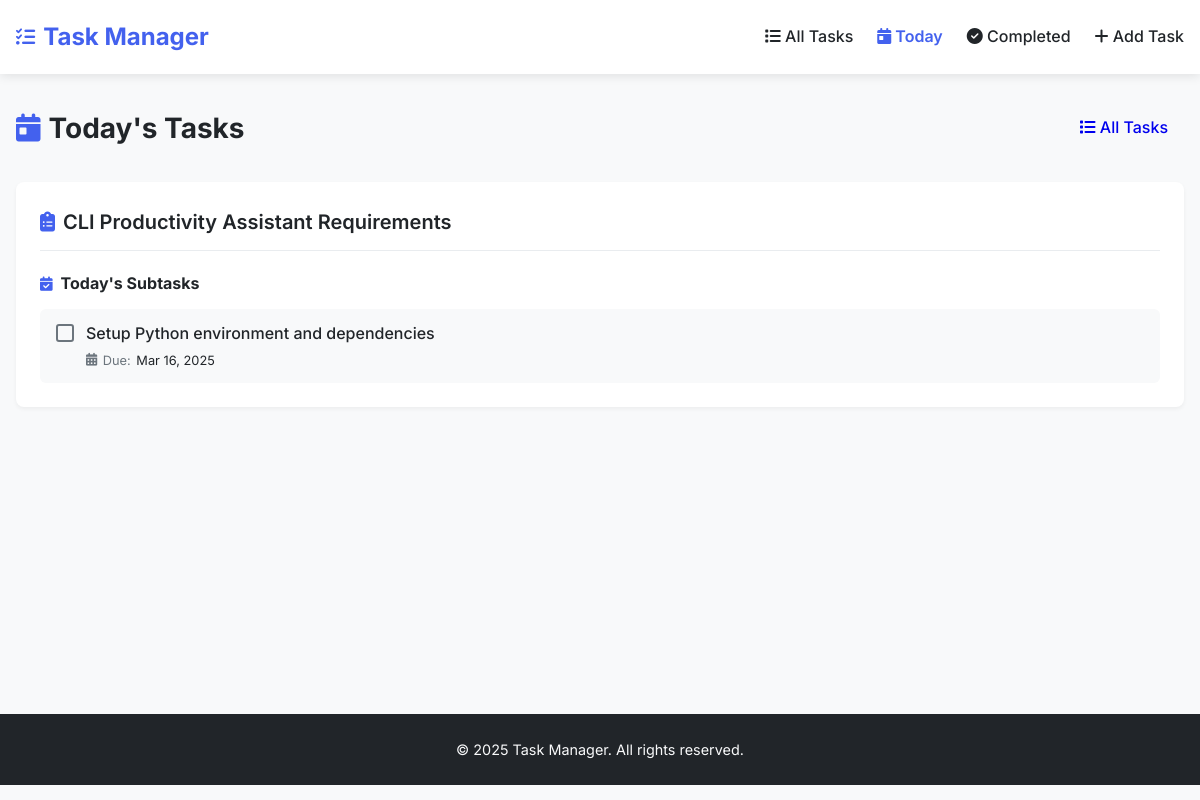
The page /today_tasks/ on the database as committed earlier.
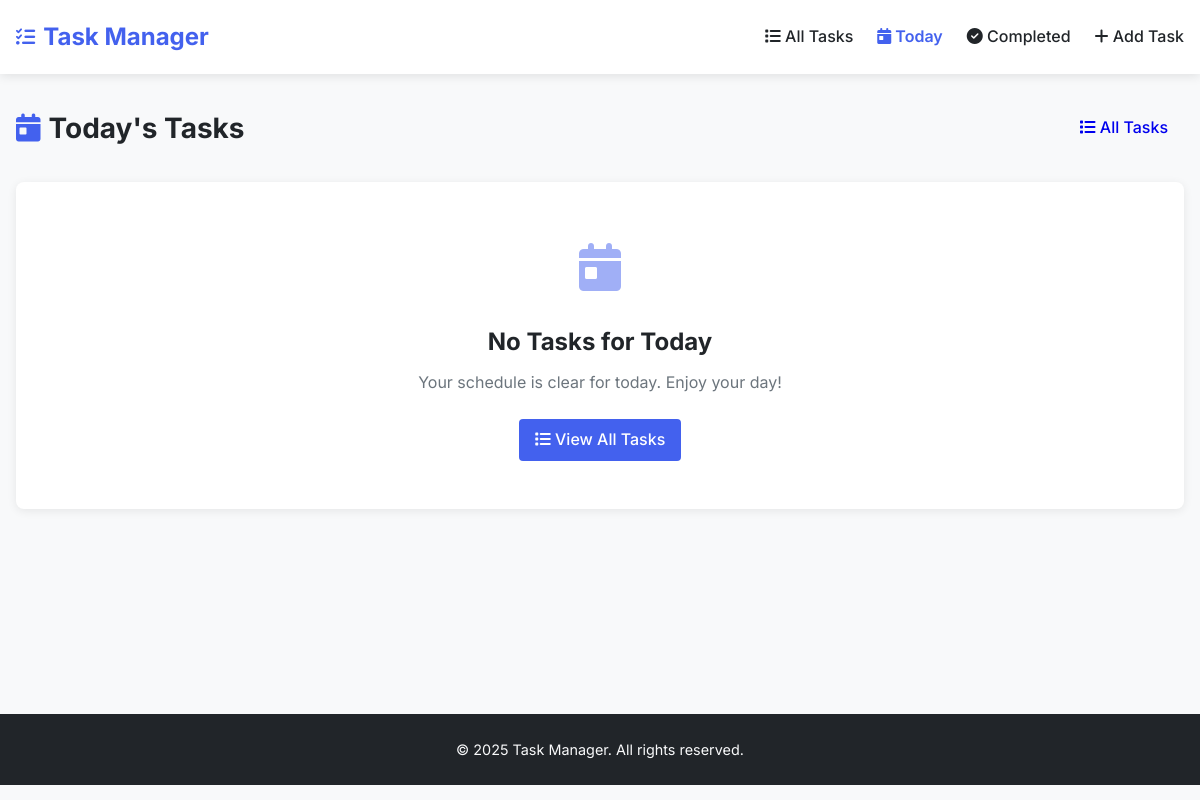
The same page on the database as committed later.
### task_manager/models.py (models this page shows, shortened)
class Task(models.Model):
    description = models.TextField()
    title = models.CharField(max_length=200, blank=True, null=True)  # Add title field
    start_date = models.DateField()
    due_date = models.DateField()
    priority = models.CharField(max_length=10, choices=[
        ('High', 'High'),
        ('Medium', 'Medium'),
        ('Low', 'Low'),
    ])
    completed = models.BooleanField(default=False)

class Subtask(models.Model):
    task = models.ForeignKey(Task, on_delete=models.CASCADE)
    description = models.TextField()
    due_date = models.DateField()
    completed = models.BooleanField(default=False)

### task_manager/views.py (the view, shortened to what this page needs)
# urls.py: path("today_tasks/", views.today_tasks, name="today_tasks"),
def today_tasks(request):
    today = date.today()
    tasks = Task.objects.all()
    today_tasks_list = []
    for task in tasks:
        subtasks = Subtask.objects.filter(task=task, due_date=today, completed=False)
        pending_subtasks = Subtask.objects.filter(task=task, due_date__lt=today, completed=False)
        if subtasks.exists() or pending_subtasks.exists():
            today_tasks_list.append({'task': task, 'subtasks': subtasks, 'pending_subtasks': pending_subtasks})
    return render(request, 'today_tasks.html', {'today_tasks': today_tasks_list})

### task_manager/templates/today_tasks.html (shortened to what this page needs)
{% extends 'base.html' %}
{% block content %}
<div class="page-header">
    <div class="page-header-content">
        <h2 class="page-title">
            <i class="fas fa-calendar-day"></i> Today's Tasks
        </h2>
        <div class="page-actions">
            <a href="{% url 'all_tasks' %}" class="btn btn-secondary">
                <i class="fas fa-list"></i> All Tasks
            </a>
        </div>
    </div>
</div>
{% if today_tasks %}
    <div class="today-tasks-list">
        {% for item in today_tasks %}
            <div class="task-card">
                <div class="task-header">
                    <h3 class="task-title">
                        <i class="fas fa-clipboard-list"></i> {{ item.task.title }}
                    </h3>
                </div>
                <div class="subtasks-section">
                    <h4 class="subtasks-heading">
                        <i class="fas fa-calendar-check"></i> Today's Subtasks
                    </h4>
                    <ul class="subtasks">
                        {% for subtask in item.subtasks %}
                            <li class="subtask-item {% if subtask.completed %}completed{% endif %}">
                                <form method="post" action="{% url 'complete_subtask' subtask.id %}" class="subtask-form">
                                    <div class="subtask-checkbox">
                                        <label class="checkbox-label" for="subtask-{{ subtask.id }}"></label>
                                    </div>
                                    <div class="subtask-content">
                                        <label for="subtask-{{ subtask.id }}" class="subtask-description">
                                            {{ subtask.description }}
                                        </label>
                                        <span class="subtask-meta">
                                            <i class="fas fa-calendar-alt"></i> Due:
                                            <span class="subtask-date">{{ subtask.due_date|date:"M d, Y" }}</span>
                                        </span>
                                    </div>
                                </form>
                            </li>
                        {% endfor %}
                    </ul>
                </div>
            </div>
        {% endfor %}
    </div>
{% else %}
    <div class="empty-state card">
        <div class="empty-state-icon">
            <i class="fas fa-calendar-day"></i>
        </div>
        <h3 class="empty-state-title">No Tasks for Today</h3>
        <p class="empty-state-description">Your schedule is clear for today. Enjoy your day!</p>
        <a href="{% url 'all_tasks' %}" class="btn btn-primary">
            <i class="fas fa-list"></i> View All Tasks
        </a>
    </div>
{% endif %}
{% endblock %}

Rows that differ between the two databases and show on the page:
removed Task: task "CLI Productivity Assistant Requirements"
removed Subtask: description "Setup Python environment and dependencies", due_date "Mar 16, 2025"
Other text that changed with them:
text now shown: "No Tasks for Today Your schedule is clear for today. Enjoy your day! View All Tasks"
